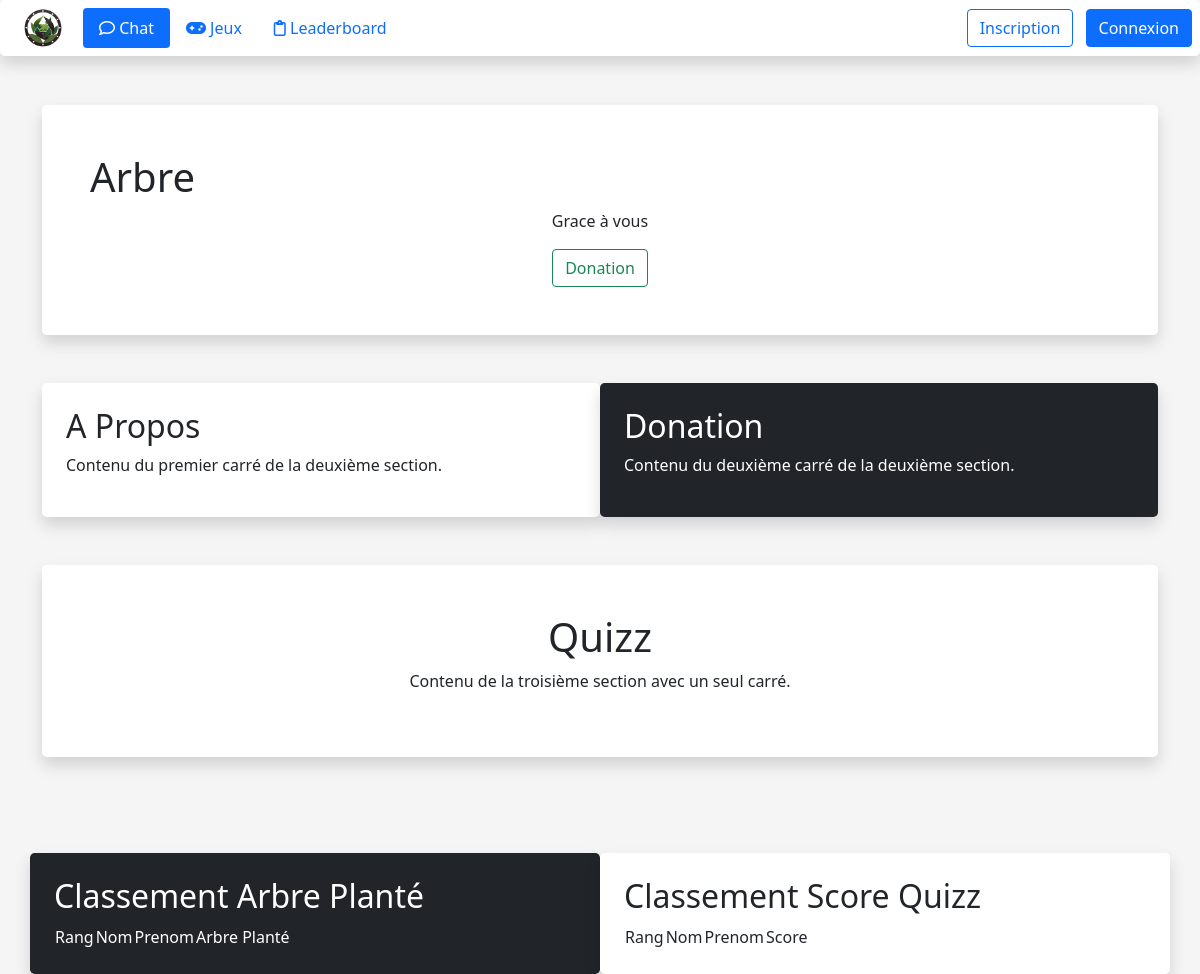
Before: / with the older database file.
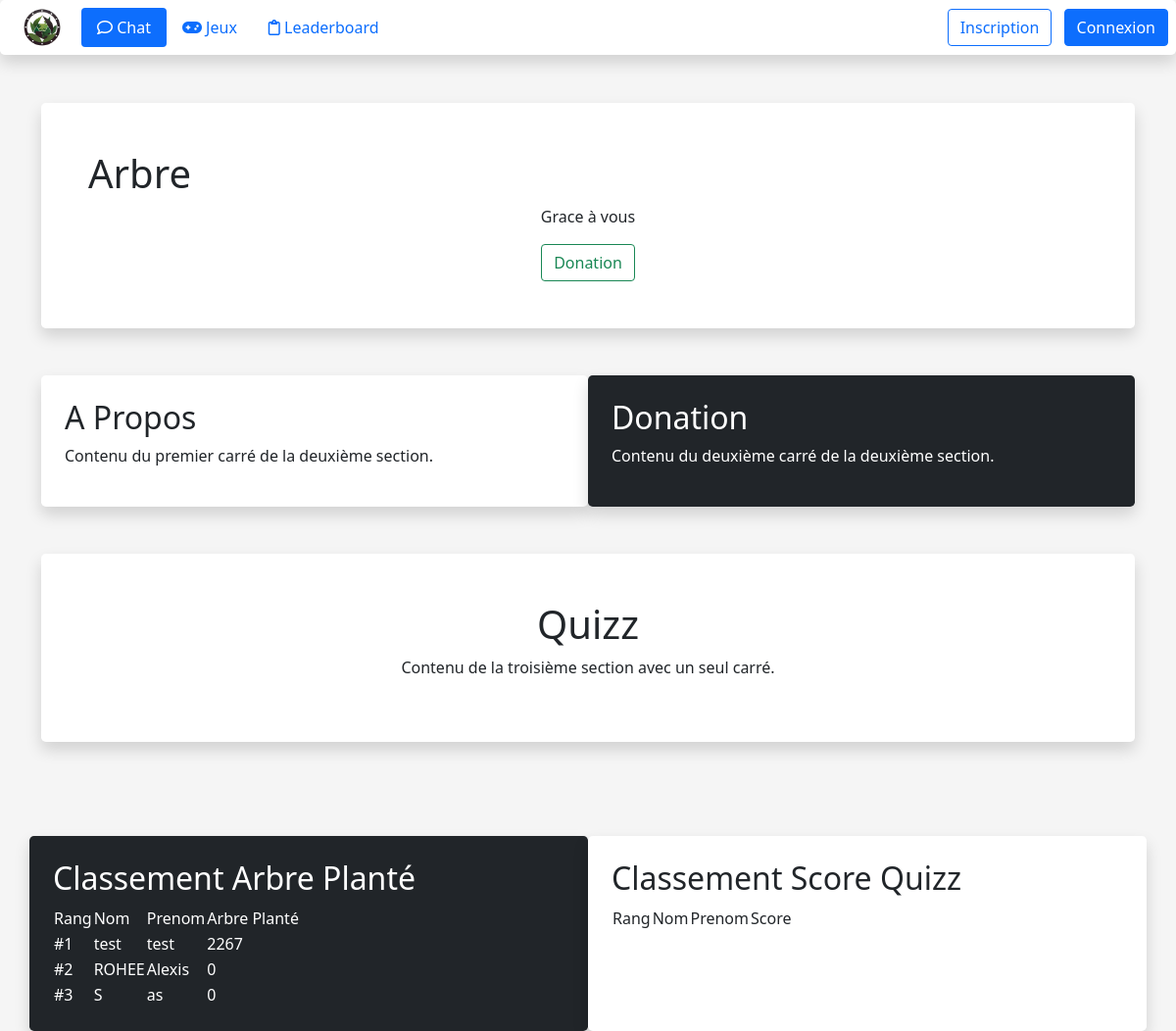
After: the same page with the newer database file.
### tables this page shows
CREATE TABLE IF NOT EXISTS `user` (
  `id_user` int(11) NOT NULL AUTO_INCREMENT,
  `nom` varchar(55) NOT NULL,
  `prenom` varchar(55) NOT NULL,
  `mail` varchar(100) NOT NULL,
  `mdp` varchar(250) NOT NULL,
  `rue` varchar(55) NOT NULL,
  `cp` varchar(6) NOT NULL,
  `ville` varchar(55) NOT NULL,
  `pays` varchar(55) NOT NULL,
  `admin` tinyint(1) NOT NULL,
  `argent_dep` float DEFAULT NULL,
  `grade` varchar(44) DEFAULT NULL,
  PRIMARY KEY (`id_user`)
);

### php/SQLHelper.php (called while the page is built, shortened)
<?php
class SQLHelper {
    public function conbdd(): PDO
    {
        $servername = "localhost";
        $username = "root";
        $password = "";
        $bddname = "are_ecolink";
        try {
            $conn = new PDO("mysql:host=$servername;dbname=" . $bddname, $username, $password);
            $conn->setAttribute(PDO::ATTR_ERRMODE, PDO::ERRMODE_EXCEPTION);
        } catch (PDOException $e) {
            var_dump($e);
        }
        return $conn;
    }
}
?>

### html/index.php (the view, shortened to what this page needs)
<!DOCTYPE html>
<html lang="en" xmlns="http://www.w3.org/1999/html">
    <head>
        <link href="https://cdn.jsdelivr.net/npm/bootstrap@5.1.3/dist/css/bootstrap.min.css" rel="stylesheet">
        <link rel="stylesheet" href="https://use.fontawesome.com/releases/v6.4.2/css/all.css" />
        <link rel="stylesheet" href="../css/styles.css"/>
        <link rel="stylesheet" href="https://cdn.datatables.net/1.13.7/css/jquery.dataTables.css" />
    </head>
    <body>
        <?php
        include '../php/SQLHelper.php';
        $co = new SQLHelper();
        if (isset($_SESSION['id_user'])) {
            $id_user = $_SESSION['id_user'];
        } else {
            $id_user = 0;
        }
        ?>
        <div class="container">
            <header class="d-flex flex-wrap align-items-center justify-content-center justify-content-md-between py-3 mb-4 border-bottom">
                <nav class="navbar fixed-top bg-white p-2 rounded-3 mx-0 shadow w-220px">
                    <ul class="nav nav-pills">
                        <li class="nav-item">
                            <a href="index.php#mettrelogo" class="d-block link-body-emphasis text-decoration-none" style="margin-right: 20px; margin-left: 15px">
                                <img height="40" width="40" src="../assets/logo.png" class="rounded-circle">
                            </a>
                        </li>
                        <li class="nav-item">
                            <a href="Chat.php" class="nav-link active "><i class="fa-regular fa-comment"></i> Chat</a>
                        </li>
                        <li class="nav-item">
                            <a href="quizz.html" class="nav-link"><i class="fa-solid fa-gamepad"></i> Jeux</a>
                        </li>
                        <li class="nav-item">
                            <a href="#" class="nav-link"><i class="fa-regular fa-clipboard"></i> Leaderboard</a>
                        </li>
                    </ul>
                    <?php if($id_user==0){
                    ?>
                        <div class="col-md-3 text-end">
                            <a role="button" class="btn btn-outline-primary me-2" href="inscription.php">Inscription</a>
                            <button type="button" class="btn btn-primary" data-bs-toggle="modal" data-bs-target="#connexion">Connexion</button>
                        </div>
                    <?php } ?>
                </nav>
            </header>
            <br>
            <br>
            <div class="bg-white text-dark p-5 text-center rounded-3 shadow">
                <div class="d-flex align-items-center">
                <div class="d-flex justify-content-center"> <src = asset/ARBRE2.jpg> <h1>Arbre</h1></div></div>
                <p>Grace à vous</p>
                <button type="button" class="btn btn-outline-success">Donation</button>
            </div>
            <div class="container mt-5">
                <div class="row">
                    <div class="col-md-6 bg-white text-dark p-4 rounded-3 shadow">
                        <h2>A Propos</h2>
                        <p>Contenu du premier carré de la deuxième section.</p>
                    </div>
                    <div class="col-md-6 bg-dark text-white p-4 rounded-3 shadow">
                        <h2>Donation</h2>
                        <p>Contenu du deuxième carré de la deuxième section.</p>
                    </div>
                </div>
            </div>
            <br>
            <br>
            <div class="bg-white text-dark p-5 text-center rounded-3 shadow">
                <h1>Quizz</h1>
                <p>Contenu de la troisième section avec un seul carré.</p>
            </div>
            <br>
            <br>
        </div>
        <div class="container mt-5">
            <div class="row">
                <div class="col-md-6 bg-dark text-white p-4 rounded-3 shadow">
                    <h2>Classement Arbre Planté</h2>
                    <table>
                        <thead>
                            <tr>
                                <td>Rang</td>
                                <td>Nom</td>
                                <td>Prenom</td>
                                <td>Arbre Planté</td>
                            </tr>
                        </thead>
                        <tbody>
                        <?php
                        $reponse = $co->conbdd()->query('SELECT * FROM `user` ORDER BY `argent_dep` DESC') ;
                        $donne = $reponse->fetchAll();
                        $i=1    ;
                        foreach ($donne as $element){
                        ?>
                            <tr>
                                <td><?= "#" . $i++ . " " ?></td>
                                <td><?= $element['nom'] . " " ?></td>
                                <td><?= $element['prenom'] . " " ?></td>
                                <?php
                                $res = $co->conbdd()->prepare("SELECT * FROM arbre WHERE ref_user = :user");
                                $res->execute(['user'=>$element['id_user']]);
                                $arbre = $res -> fetchAll();
                                $total = 0;
                                foreach ($arbre as $un_arbre) {
                                    $nbr_arbre = $un_arbre['nbr'];
                                    $total = $total + $nbr_arbre;
                                } ?>
                                <td><?= $total . " " ?></td>
                            </tr>
                        <?php }?>
                        </tbody>
                    </table>
                </div>
                <div class="col-md-6 bg-white text-dark p-4 rounded-3 shadow">
                    <h2>Classement Score Quizz</h2>
                    <table>
                        <thead>
                        <tr>
                            <td>Rang</td>
                            <td>Nom</td>
                            <td>Prenom</td>
                            <td>Score</td>
                        </tr>
                        </thead>
                    </table>
                </div>
            </div>
        </div>
    </body>
</html>

### css/styles.css (style rules this page uses)
body { background-color: whitesmoke; }

Changed rows visible on the page:
added user: nom "test", prenom "test", total "2267"
added user: nom "ROHEE", prenom "Alexis", total "0"
added user: nom "S", prenom "as", total "0"
